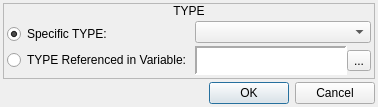
<?xml version="1.0" encoding="UTF-8"?>
<ui version="4.0">
 <class>GetItemDialog</class>
 <widget class="QDialog" name="GetItemDialog">
  <property name="geometry">
   <rect>
    <x>0</x>
    <y>0</y>
    <width>378</width>
    <height>107</height>
   </rect>
  </property>
  <property name="windowTitle">
   <string>Get Item</string>
  </property>
  <property name="windowIcon">
   <iconset resource="gui_icons.qrc">
    <normaloff>:/icons/openrpgmaker.png</normaloff>:/icons/openrpgmaker.png</iconset>
  </property>
  <property name="styleSheet">
   <string notr="true">.QFrame
{
	border-width: 1px;
	border-style: solid;
	border-color: palette(window-text);
}

.QFrame&gt;QLabel
{
	border-width: 0px;
	background-color: palette(window-text);
	color: palette(window);
	font-weight: bold;
}

.QFrame&gt;QCheckBox
{
	background-color: palette(window-text);
	border-width: 0px;
	border-style: none;
	color: palette(window);
	spacing: 3px;
	font-weight: bold;
	padding: 0px 0px 0px 3px;
}

.QFrame&gt;QCheckBox::indicator
{
	min-width: 8px;
	max-width: 8px;
	min-height: 8px;
	max-height: 8px;
	width: 8px;
	height: 8px;
	border-width: 2px;
	border-radius: 0px;
	border-style: ridge;
	border-color: palette(mid);
}

.QFrame&gt;QCheckBox::indicator:unchecked
{
	background-color: palette(base);
}

.QFrame&gt;QCheckBox::indicator:checked
{
	background-color: palette(window-text);
}

.QFrame&gt;QCheckBox::indicator:hover
{
	border-color: palette(highlight);
}</string>
  </property>
  <layout class="QVBoxLayout" name="verticalLayout">
   <property name="spacing">
    <number>3</number>
   </property>
   <property name="margin">
    <number>3</number>
   </property>
   <item>
    <widget class="QFrame" name="frame_2">
     <property name="frameShape">
      <enum>QFrame::StyledPanel</enum>
     </property>
     <property name="frameShadow">
      <enum>QFrame::Raised</enum>
     </property>
     <layout class="QVBoxLayout" name="verticalLayout_4">
      <property name="spacing">
       <number>0</number>
      </property>
      <property name="margin">
       <number>0</number>
      </property>
      <item>
       <widget class="QLabel" name="lblType">
        <property name="sizePolicy">
         <sizepolicy hsizetype="Preferred" vsizetype="Fixed">
          <horstretch>0</horstretch>
          <verstretch>0</verstretch>
         </sizepolicy>
        </property>
        <property name="text">
         <string>TYPE</string>
        </property>
        <property name="alignment">
         <set>Qt::AlignCenter</set>
        </property>
       </widget>
      </item>
      <item>
       <widget class="QWidget" name="widget_5" native="true">
        <layout class="QHBoxLayout" name="horizontalLayout_3">
         <property name="spacing">
          <number>3</number>
         </property>
         <property name="margin">
          <number>3</number>
         </property>
         <item>
          <widget class="QWidget" name="widget_6" native="true">
           <layout class="QVBoxLayout" name="verticalLayout_5">
            <property name="spacing">
             <number>3</number>
            </property>
            <property name="margin">
             <number>0</number>
            </property>
            <item>
             <widget class="QRadioButton" name="rbSpecificItem">
              <property name="sizePolicy">
               <sizepolicy hsizetype="Fixed" vsizetype="Fixed">
                <horstretch>0</horstretch>
                <verstretch>0</verstretch>
               </sizepolicy>
              </property>
              <property name="text">
               <string>Specific TYPE:</string>
              </property>
              <property name="checked">
               <bool>true</bool>
              </property>
             </widget>
            </item>
            <item>
             <widget class="QRadioButton" name="rbReferencedItem">
              <property name="sizePolicy">
               <sizepolicy hsizetype="Fixed" vsizetype="Fixed">
                <horstretch>0</horstretch>
                <verstretch>0</verstretch>
               </sizepolicy>
              </property>
              <property name="text">
               <string>TYPE Referenced in Variable:</string>
              </property>
             </widget>
            </item>
           </layout>
          </widget>
         </item>
         <item>
          <widget class="QWidget" name="widget_7" native="true">
           <layout class="QVBoxLayout" name="verticalLayout_6">
            <property name="spacing">
             <number>3</number>
            </property>
            <property name="margin">
             <number>0</number>
            </property>
            <item>
             <widget class="QComboBox" name="cboxItem"/>
            </item>
            <item>
             <widget class="QWidget" name="wVariable" native="true">
              <layout class="QHBoxLayout" name="horizontalLayout_37">
               <property name="spacing">
                <number>0</number>
               </property>
               <property name="margin">
                <number>0</number>
               </property>
               <item>
                <widget class="QLabel" name="lblVariable">
                 <property name="sizePolicy">
                  <sizepolicy hsizetype="Preferred" vsizetype="Preferred">
                   <horstretch>0</horstretch>
                   <verstretch>0</verstretch>
                  </sizepolicy>
                 </property>
                 <property name="minimumSize">
                  <size>
                   <width>150</width>
                   <height>0</height>
                  </size>
                 </property>
                 <property name="font">
                  <font>
                   <family>Monospace</family>
                  </font>
                 </property>
                 <property name="styleSheet">
                  <string notr="true">background-color: palette(base);</string>
                 </property>
                 <property name="frameShape">
                  <enum>QFrame::Panel</enum>
                 </property>
                 <property name="frameShadow">
                  <enum>QFrame::Sunken</enum>
                 </property>
                 <property name="lineWidth">
                  <number>2</number>
                 </property>
                 <property name="text">
                  <string/>
                 </property>
                </widget>
               </item>
               <item>
                <widget class="QToolButton" name="bBrowseVariables">
                 <property name="text">
                  <string>...</string>
                 </property>
                 <property name="icon">
                  <iconset resource="gui_icons.qrc">
                   <normaloff>:/icons/fileopen.png</normaloff>:/icons/fileopen.png</iconset>
                 </property>
                </widget>
               </item>
              </layout>
             </widget>
            </item>
           </layout>
          </widget>
         </item>
        </layout>
       </widget>
      </item>
     </layout>
    </widget>
   </item>
   <item>
    <widget class="QDialogButtonBox" name="buttonBox">
     <property name="orientation">
      <enum>Qt::Horizontal</enum>
     </property>
     <property name="standardButtons">
      <set>QDialogButtonBox::Cancel|QDialogButtonBox::Ok</set>
     </property>
    </widget>
   </item>
  </layout>
 </widget>
 <resources>
  <include location="gui_icons.qrc"/>
 </resources>
 <connections>
  <connection>
   <sender>buttonBox</sender>
   <signal>accepted()</signal>
   <receiver>GetItemDialog</receiver>
   <slot>accept()</slot>
   <hints>
    <hint type="sourcelabel">
     <x>248</x>
     <y>254</y>
    </hint>
    <hint type="destinationlabel">
     <x>157</x>
     <y>274</y>
    </hint>
   </hints>
  </connection>
  <connection>
   <sender>buttonBox</sender>
   <signal>rejected()</signal>
   <receiver>GetItemDialog</receiver>
   <slot>reject()</slot>
   <hints>
    <hint type="sourcelabel">
     <x>316</x>
     <y>260</y>
    </hint>
    <hint type="destinationlabel">
     <x>286</x>
     <y>274</y>
    </hint>
   </hints>
  </connection>
 </connections>
</ui>
